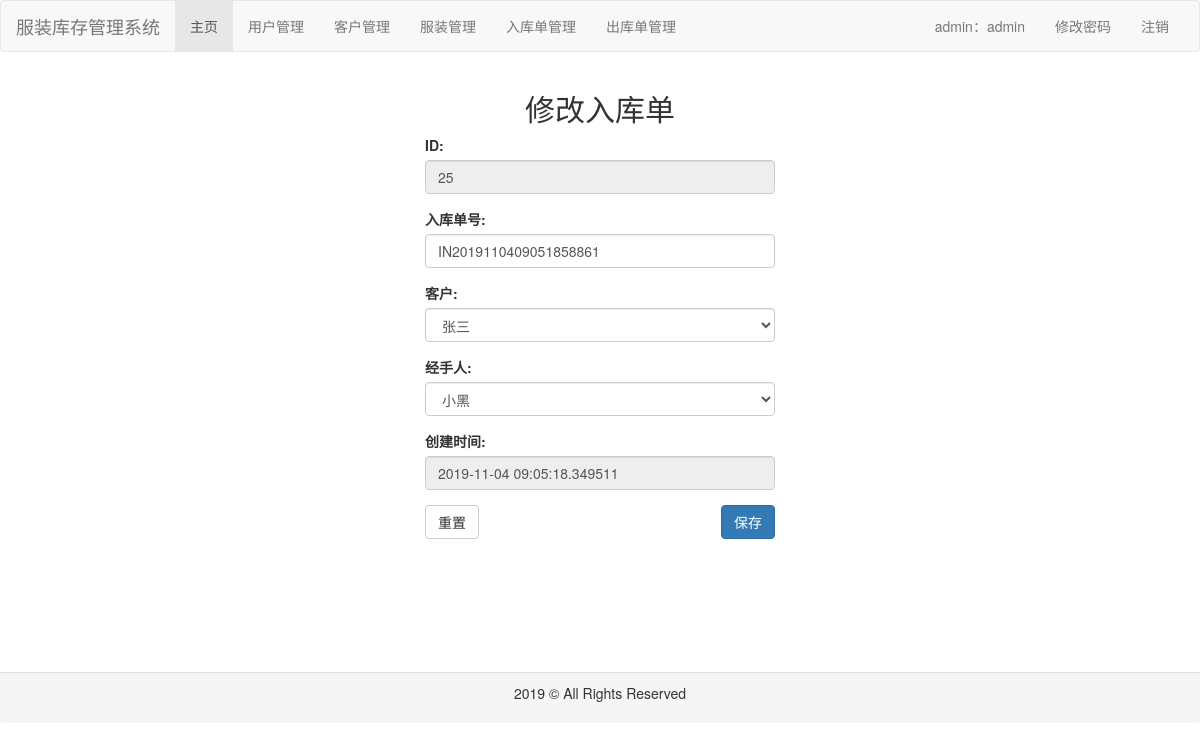
The page /inorder/update/25 (signed in) on the database its author committed.
### common/models.py (models this page shows, shortened)
class Inorder(models.Model):
    code = models.CharField(max_length=32, verbose_name='入库单号')
    customer = models.ForeignKey(Customer, on_delete=models.CASCADE, verbose_name='客户')
    user = models.ForeignKey(User, on_delete=models.CASCADE, verbose_name='用户')
    clothes = models.ManyToManyField(Clothes, through='InorderClothes', verbose_name='服装')
    create_time = models.DateTimeField(auto_now_add=True, verbose_name='创建时间')
    modify_time = models.DateTimeField(auto_now=True, verbose_name='修改时间')
    class Meta:
        ordering = ['create_time']
        verbose_name = '入库单'
        verbose_name_plural = verbose_name

### inorder/views.py (the view)
# urls.py: path('update/<int:inorder_id>', views.update, name='update'),
def update(request, inorder_id):
    inorder = Inorder.objects.get(id=inorder_id)
    qs = InorderClothes.objects.filter(inorder_id=inorder_id)
    if request.method == "POST":
        inorder_form = InorderForm(request.POST)
        if inorder_form.is_valid():
            customer = inorder_form.cleaned_data['customer']
            if customer:
                inorder.customer = customer
            inorder.save()
            context = {
                'inorder_id': inorder_id
            }
            messages.add_message(request, messages.SUCCESS, '修改成功')
            return redirect(reverse('inorder:index'))
        else:
            context = {
                'inorder_form': inorder_form,
                'qs': qs
            }
            messages.add_message(request, messages.WARNING, '请检查填写的内容')
            return render(request, 'inorder/edit.html', context)
    else:
        inorder_form = InorderForm({'id': inorder.id,
                                    'code': inorder.code,
                                    'customer': inorder.customer,
                                    'user': inorder.user,
                                    'create_time': inorder.create_time})
        context = {
            'inorder_form': inorder_form,
            'inorder_id': inorder_id,
            'qs': qs
        }
        return render(request, 'inorder/edit.html', context)

### inorder/forms.py
class InorderForm(forms.Form):
    id = forms.IntegerField(label='ID', required=False,
                            widget=forms.TextInput({'class': 'form-control', 'disabled': 'disabled'}))
    code = forms.CharField(label='入库单号', required=False, max_length=32,
                           widget=forms.TextInput(attrs={'class': 'form-control'}))
    customer = forms.ModelChoiceField(label='客户', queryset=Customer.objects.all(),
                                      widget=forms.Select({'class': 'form-control'}))
    user = forms.ModelChoiceField(label='经手人', required=False, queryset=User.objects.all(),
                                  widget=forms.Select({'class': 'form-control'}))
    create_time = forms.CharField(label='创建时间', required=False, max_length=32,
                                  widget=forms.TextInput(attrs={'class': 'form-control', 'disabled': 'disabled'}))

### common/models.py (called while the page is built)
    def __str__(self):
        return self.name

    def __str__(self):
        return self.name

### inorder/templates/inorder/edit.html (shortened to what this page needs)
{% extends 'base.html' %}
{% block content %}
    <div class="container" style="height: 600px">
        <div class="col-md-4 col-md-offset-4">
            <form class='form-inorder' action="{% url 'inorder:update' inorder_id %}" method="post">
                <h2 class="text-center">修改入库单</h2>
                <div class="form-group">
                    {{ inorder_form.id.label_tag }}
                    {{ inorder_form.id }}
                </div>
                <div class="form-group">
                    {{ inorder_form.code.label_tag }}
                    {{ inorder_form.code }}
                </div>
                <div class="form-group">
                    {{ inorder_form.customer.label_tag }}
                    {{ inorder_form.customer }}
                </div>
                <div class="form-group">
                    {{ inorder_form.user.label_tag }}
                    {{ inorder_form.user }}
                </div>
                <div class="form-group">
                    {{ inorder_form.create_time.label_tag }}
                    {{ inorder_form.create_time }}
                </div>
                <button type="reset" class="btn btn-default pull-left">重置</button>
                <button type="submit" class="btn btn-primary pull-right">保存</button>
            </form>
        </div>
    </div>
{% endblock %}

### rows shown on the page
Inorder: id "25", code "IN2019110409051858861", customer "张三", user "小黑", create_time "2019-11-04 09:05:18.349511"

### other values the page prints
{{ request.session.user_role }} "admin"
{{ request.session.user_name }} "admin"
{{ inorder_form.id.label_tag }} "ID:"
{{ inorder_form.code.label_tag }} "入库单号:"
{{ inorder_form.customer.label_tag }} "客户:"
{{ inorder_form.user.label_tag }} "经手人:"
{{ inorder_form.create_time.label_tag }} "创建时间:"
